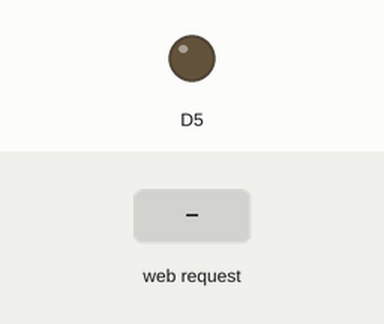
Recording of a sketch running on a simulated ESP8266 (NodeMCU). On the bench: output pins drawn as LEDs (lit = HIGH). The inputs (shaded band) are chosen by the test bench. WiFi joins after 1.5 s; servers stay silent unless stated; what the sketch prints to the serial monitor is not drawn.

Above: at 3.2 s.
3.3 s: HTTP request GET /START received
Timing chart, 0 to 6.3 s (numbered marks = the images above; inputs shaded):
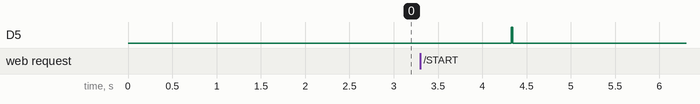

Measured:
- after the input at 3.3 s, D5: LOW → HIGH after 1.0 s, → LOW 0.02 s later

The sketch:

key_hole_nodemcu_code.ino
```cpp
#include <ESP8266WiFi.h>
#include <ESP8266WebServer.h>

// Replace with your network credentials
const char* ssid = "MyAccessPoint";
const char* password = "MyPassword";
String request;

// Server port
const int serverPort = 8080;

WiFiServer server(8080);

int handleRequest() {
  int ans;
  WiFiClient client = server.available();
  if (!client)  {
    return 1;
  }
  else
  request = client.readString();
  //Serial.println(request);
  if(request.indexOf("START") > 0)
    ans=0;
  if(request.indexOf("STOP")>0)
    ans=1;
  client.println("HTTP/1.1 200 OK\r\n");
  client.println( "");
  client.flush();
  return ans;
}

void setup() {
  Serial.begin(9600);

  // Connect to Wi-Fi network
  WiFi.begin(ssid, password);
  while (WiFi.status() != WL_CONNECTED) {
    delay(1000);
    Serial.println("Connecting to WiFi...");
  }
  Serial.println("Connected to WiFi!");
  Serial.print("Local IP address: ");
  Serial.println(WiFi.localIP());
  server.begin();
  Serial.println("Server started");
  pinMode(D5,OUTPUT);
}

void loop() {
  int ans;
  ans=handleRequest();
  Serial.println(ans);
  if(ans==1)
  {
      digitalWrite(D5,LOW);
      Serial.println("The vehicle must be stopped!");
  }
  else
  {
    digitalWrite(D5,HIGH);
    Serial.println("The vehicle can move withot hurdles");
  }
  delay(20);
}
```
